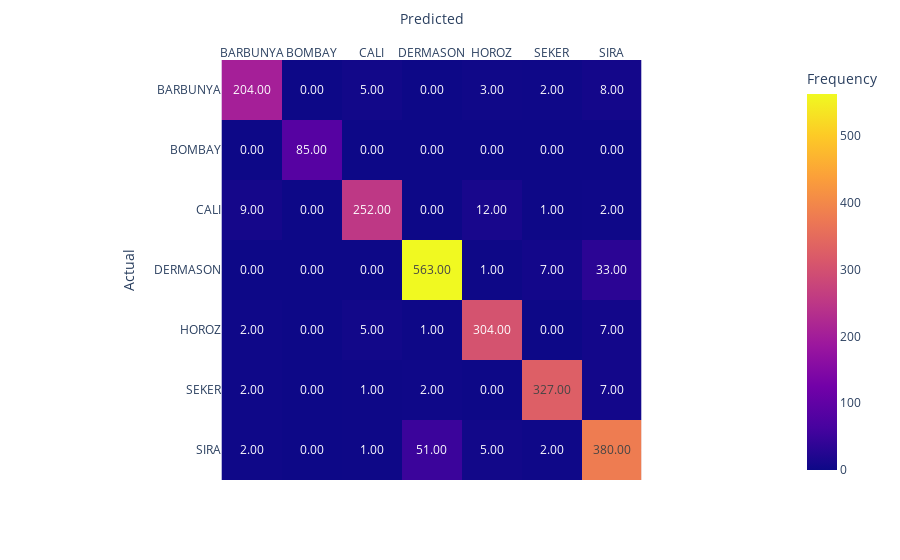

Notebook code for this chart:
### Code cell
forest = RandomForestClassifier(n_estimators=100, random_state=42, criterion='gini')
forest.fit(X_train, y_train)
y_hat = forest.predict(X_val)
print("Forest accuracy: {:.2f}".format(forest.score(X_val, y_val)))
print("Forest f1 score: {:.2f}".format(sklearn.metrics.f1_score(y_val, y_hat, average='weighted')))

cm = confusion_matrix(y_val, y_hat)
#print(f"confusion matrix:")
#print(cm)
report = classification_report(y_val, y_hat)
print("Report:\n", report)


fig = px.imshow(cm, labels=dict(x="Predicted", y="Actual", color="Frequency"), x=class_names, y=class_names,text_auto='.2f')
fig.update_xaxes(side="top")
fig.show()

print("PO USUNIĘCIU KOLUMN")
forest = RandomForestClassifier(n_estimators=100, random_state=42, criterion='gini')
forest.fit(X_train_filtered, y_train)
y_hat = forest.predict(X_val_filtered)
print("Forest accuracy: {:.2f}".format(forest.score(X_val_filtered, y_val)))
print("Forest f1 score: {:.2f}".format(sklearn.metrics.f1_score(y_val, y_hat, average='weighted')))

cm2 = confusion_matrix(y_val, y_hat)
#print(f"confusion matrix:")
#print(cm)
report = classification_report(y_val, y_hat)
print("Report:\n", report)


fig = px.imshow(cm2-cm, labels=dict(x="Predicted", y="Actual", color="Frequency"), x=class_names, y=class_names,text_auto='.2f')
fig.update_xaxes(side="top")
fig.show()

### Figure 1 — Plotly figure (JSON) as saved in the notebook; plotly's stock layout.template omitted (floating-point values rounded to 4 significant figures)
{"data": [{"coloraxis": "coloraxis", "hovertemplate": "Predicted: %{x}<br>Actual: %{y}<br>Frequency: %{z}<extra></extra>", "name": "0", "texttemplate": "%{z:.2f}", "type": "heatmap", "x": ["BARBUNYA", "BOMBAY", "CALI", "DERMASON", "HOROZ", "SEKER", "SIRA"], "xaxis": "x", "y": ["BARBUNYA", "BOMBAY", "CALI", "DERMASON", "HOROZ", "SEKER", "SIRA"], "yaxis": "y", "z": [[204, 0, 5, 0, 3, 2, 8], [0, 85, 0, 0, 0, 0, 0], [9, 0, 252, 0, 12, 1, 2], [0, 0, 0, 563, 1, 7, 33], [2, 0, 5, 1, 304, 0, 7], [2, 0, 1, 2, 0, 327, 7], [2, 0, 1, 51, 5, 2, 380]]}], "layout": {"coloraxis": {"colorbar": {"title": {"text": "Frequency"}}, "colorscale": [[0, "#0d0887"], [0.1111, "#46039f"], [0.2222, "#7201a8"], [0.3333, "#9c179e"], [0.4444, "#bd3786"], [0.5556, "#d8576b"], [0.6667, "#ed7953"], [0.7778, "#fb9f3a"], [0.8889, "#fdca26"], [1, "#f0f921"]]}, "margin": {"t": 60}, "xaxis": {"anchor": "y", "constrain": "domain", "domain": [0, 1], "scaleanchor": "y", "side": "top", "title": {"text": "Predicted"}}, "yaxis": {"anchor": "x", "autorange": "reversed", "constrain": "domain", "domain": [0, 1], "title": {"text": "Actual"}}}}
